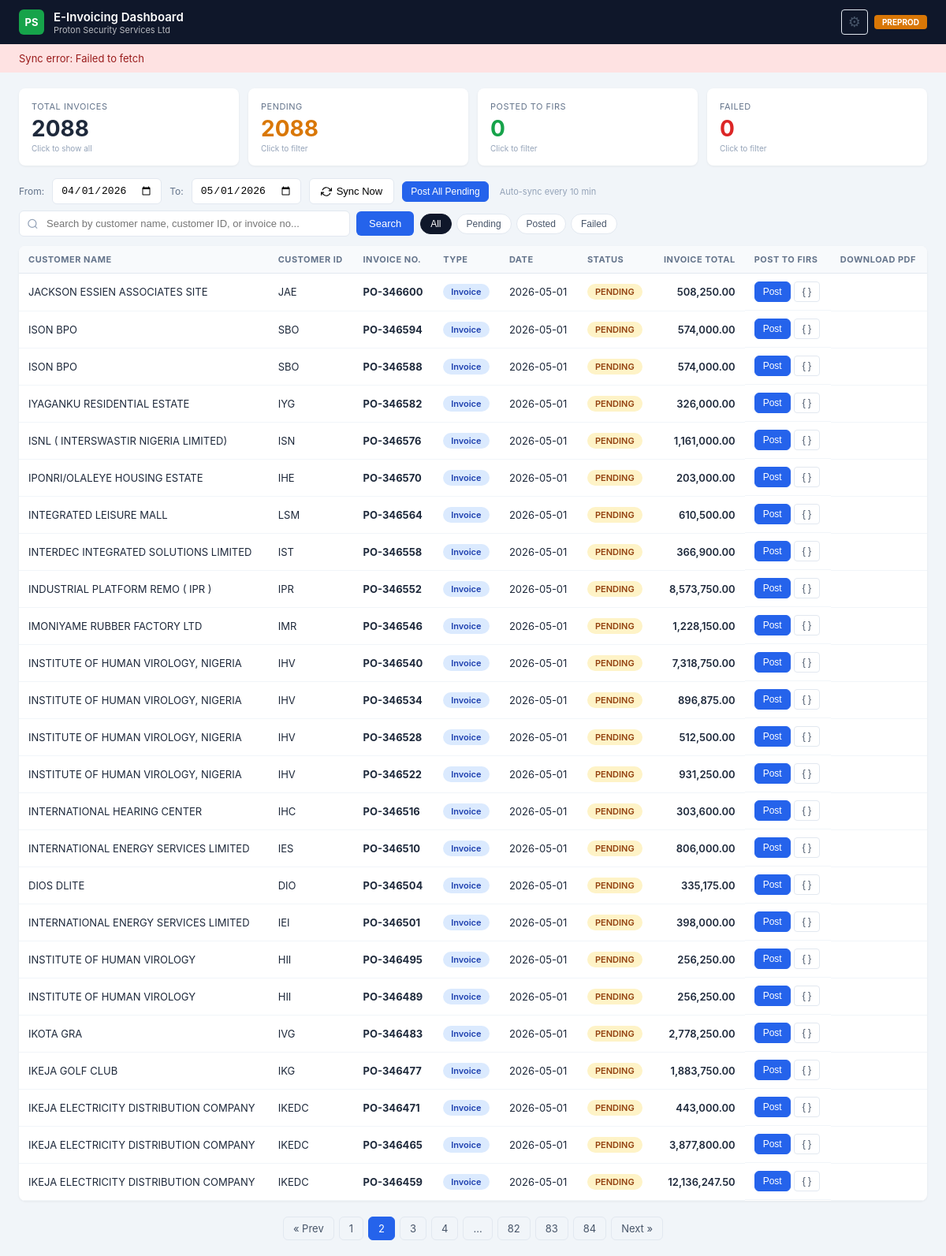
/?date_from=2026-04-01&date_to=2026-05-01&q=&status=&page=2, run on the app's committed database.
### tables this page shows
CREATE TABLE invoices (
                post_order INTEGER PRIMARY KEY,
                trx_number INTEGER,
                invoice_num TEXT, customer_name TEXT, customer_id TEXT,
                customer_tin TEXT, customer_email TEXT, customer_phone TEXT,
                customer_address TEXT, customer_city TEXT, invoice_date TEXT,
                amount REAL DEFAULT 0, vat_amount REAL DEFAULT 0,
                status TEXT DEFAULT 'pending',
                irn TEXT, qr_code TEXT, posted_at TEXT,
                error_message TEXT, api_response TEXT,
                invoice_description TEXT,
                invoice_type TEXT DEFAULT 'Invoice',
                last_synced TEXT);

### app.py (the view)
@app.route("/")
def index():
    page = request.args.get("page", 1, type=int)
    q = request.args.get("q", "").strip()
    status_filter = request.args.get("status", "").strip()
    today = date.today()
    default_from = today.replace(day=1).strftime("%Y-%m-%d")
    default_to = (
        today.replace(day=31).strftime("%Y-%m-%d")
        if today.month == 12
        else today.replace(month=today.month + 1, day=1).strftime("%Y-%m-%d")
    )
    date_from = request.args.get("date_from", default_from).strip()
    date_to   = request.args.get("date_to",   default_to).strip()
    try:
        range_params = (date_from, date_to)
        all_stats = db_read(
            "SELECT status, COUNT(*) as cnt FROM invoices "
            "WHERE invoice_date >= ? AND invoice_date <= ? GROUP BY status",
            range_params
        )
        stats = {"total": 0, "posted": 0, "pending": 0, "failed": 0, "credit_notes": 0, "invoices_count": 0}
        for s in all_stats: stats[s["status"]] = s["cnt"]; stats["total"] += s["cnt"]
        type_stats = db_read(
            "SELECT invoice_type, COUNT(*) as cnt FROM invoices "
            "WHERE invoice_date >= ? AND invoice_date <= ? GROUP BY invoice_type",
            range_params
        )
        for t in type_stats:
            if t["invoice_type"] == "Credit Note": stats["credit_notes"] = t["cnt"]
            elif t["invoice_type"] == "Invoice": stats["invoices_count"] = t["cnt"]
        where_parts = ["invoice_date >= ?", "invoice_date <= ?"]
        params = [date_from, date_to]
        if q:
            where_parts.append(
                "(LOWER(customer_name) LIKE ? OR LOWER(customer_id) LIKE ? OR LOWER(invoice_num) LIKE ?)"
            )
            like = f"%{q.lower()}%"
            params += [like, like, like]
        if status_filter and status_filter in ("pending", "posted", "failed"):
            where_parts.append("status = ?")
            params.append(status_filter)
        where_sql = "WHERE " + " AND ".join(where_parts)
        count_row = db_read_one(f"SELECT COUNT(*) as cnt FROM invoices {where_sql}", tuple(params))
        total = count_row["cnt"] if count_row else 0
        total_pages = max(1, (total + PER_PAGE - 1) // PER_PAGE)
        page = max(1, min(page, total_pages))
        offset = (page - 1) * PER_PAGE
        invoices = db_read(
            f"SELECT * FROM invoices {where_sql} ORDER BY invoice_date DESC, trx_number DESC LIMIT ? OFFSET ?",
            tuple(params) + (PER_PAGE, offset)
        )
    except:
        invoices=[]; stats={"total":0,"posted":0,"pending":0,"failed":0,"credit_notes":0,"invoices_count":0}; total=0; total_pages=1; page=1
    return render_template(
        "index.html",
        invoices=invoices, stats=stats,
        page=page, total_pages=total_pages, total=total,
        q=q, status_filter=status_filter,
        date_from=date_from, date_to=date_to
    )

### app.py (called while the page is built)
def _open_db():
    conn = sqlite3.connect(DB_PATH, timeout=30)
    conn.row_factory = sqlite3.Row
    conn.execute("PRAGMA journal_mode=WAL")
    conn.execute("PRAGMA busy_timeout=10000")
    return conn

def db_read(sql, params=()):
    with _db_lock:
        conn = _open_db()
        try: return [dict(r) for r in conn.execute(sql, params).fetchall()]
        finally: conn.close()

def db_read_one(sql, params=()):
    with _db_lock:
        conn = _open_db()
        try:
            row = conn.execute(sql, params).fetchone()
            return dict(row) if row else None
        finally: conn.close()

### templates/index.html (shortened to what this page needs)
<!DOCTYPE html>
<html lang="en">
<head>
</head>
<body>
<header class="header">
    <div class="header-left">
        <div class="header-logo">PS</div>
        <div>
            <div class="header-title">E-Invoicing Dashboard</div>
            <div class="header-subtitle">Proton Security Services Ltd</div>
        </div>
    </div>
    <div class="header-right" style="display:flex;align-items:center;gap:8px">
        <button class="btn-ghost" onclick="openSettings()" title="Tax Category Settings" style="font-size:18px;padding:4px 8px">&#9881;</button>
        <span class="header-env">PREPROD</span>
    </div>
</header>
<div class="sync-banner" id="syncBanner" style="display:none">
    <span id="syncBannerText">Syncing invoices from Sage 50...</span>
</div>
<div class="stats-bar">
    <div class="stat-card" onclick="setStatusFilter('')" title="Show all">
        <div class="stat-label">Total Invoices</div>
        <div class="stat-value">{{ stats.total }}</div>
        <div class="stat-hint">Click to show all</div>
    </div>
    <div class="stat-card pending {% if status_filter == 'pending' %}active-filter{% endif %}" onclick="setStatusFilter('pending')" title="Filter pending">
        <div class="stat-label">Pending</div>
        <div class="stat-value">{{ stats.pending }}</div>
        <div class="stat-hint">Click to filter</div>
    </div>
    <div class="stat-card posted {% if status_filter == 'posted' %}active-filter{% endif %}" onclick="setStatusFilter('posted')" title="Filter posted">
        <div class="stat-label">Posted to FIRS</div>
        <div class="stat-value">{{ stats.posted }}</div>
        <div class="stat-hint">Click to filter</div>
    </div>
    <div class="stat-card failed {% if status_filter == 'failed' %}active-filter{% endif %}" onclick="setStatusFilter('failed')" title="Filter failed">
        <div class="stat-label">Failed</div>
        <div class="stat-value">{{ stats.failed }}</div>
        <div class="stat-hint">Click to filter</div>
    </div>
</div>
<div class="toolbar">
    <label style="font-size:12px;color:var(--slate500)">From:</label>
    <input type="date" id="dateFrom" value="{{ date_from }}" onchange="applyDateRange()">
    <label style="font-size:12px;color:var(--slate500)">To:</label>
    <input type="date" id="dateTo" value="{{ date_to }}" onchange="applyDateRange()">
    <button class="btn" id="btnSync" onclick="syncSage()">
        <svg width="14" height="14" viewBox="0 0 24 24" fill="none" stroke="currentColor" stroke-width="2"><polyline points="23 4 23 10 17 10"/><polyline points="1 20 1 14 7 14"/><path d="M3.51 9a9 9 0 0 1 14.85-3.36L23 10M1 14l4.64 4.36A9 9 0 0 0 20.49 15"/></svg>
        Sync Now
    </button>
    <button class="btn btn-primary btn-sm" onclick="postAllPending()">Post All Pending</button>
    <span id="autoSyncLabel" style="font-size:11px;color:var(--slate400);margin-left:4px">Auto-sync every 10 min</span>
</div>
<form method="GET" action="/" class="search-bar" id="searchForm">
    <div class="search-input-wrap">
        <input
            type="text"
            name="q"
            id="searchInput"
            placeholder="Search by customer name, customer ID, or invoice no..."
            value="{{ q }}"
            autocomplete="off"
        >
    </div>
    <button type="submit" class="search-btn">Search</button>
    <div class="status-filters">
        <button type="button" class="status-filter-btn {% if not status_filter %}active{% endif %}" onclick="setStatusFilter('')">All</button>
        <button type="button" class="status-filter-btn pending {% if status_filter == 'pending' %}active{% endif %}" onclick="setStatusFilter('pending')">Pending</button>
        <button type="button" class="status-filter-btn posted {% if status_filter == 'posted' %}active{% endif %}" onclick="setStatusFilter('posted')">Posted</button>
        <button type="button" class="status-filter-btn failed {% if status_filter == 'failed' %}active{% endif %}" onclick="setStatusFilter('failed')">Failed</button>
    </div>
</form>
<div class="table-wrap">
<table>
    <thead>
        <tr>
            <th>Customer Name</th><th>Customer ID</th><th>Invoice No.</th><th>Type</th><th>Date</th>
            <th>Status</th><th style="text-align:right">Invoice Total</th><th>Post to FIRS</th><th>Download PDF</th>
        </tr>
    </thead>
    <tbody>
        {% for inv in invoices %}
        <tr>
            <td>{{ inv.customer_name }}</td>
            <td>{{ inv.customer_id }}</td>
            <td><strong>{{ inv.invoice_num }}</strong></td>
            <td>
                {% if inv.invoice_type == 'Credit Note' %}
                    <span class="badge badge-credit">Credit Note</span>
                {% elif inv.invoice_type == 'Debit Note' %}
                    <span class="badge badge-debit">Debit Note</span>
                {% else %}
                    <span class="badge badge-invoice">Invoice</span>
                {% endif %}
            </td>
            <td>{{ inv.invoice_date }}</td>
            <td>
                {% if inv.status == 'posted' %}<span class="badge badge-posted">POSTED</span>
                {% elif inv.status == 'failed' %}<span class="badge badge-failed">FAILED</span>
                    <button class="btn-ghost" onclick="showError({{ inv.post_order }})" title="View full error" style="color:var(--red);font-size:11px;padding:2px 6px;margin-left:4px">&#9888; Error</button>
                {% else %}<span class="badge badge-pending">PENDING</span>{% endif %}
            </td>
            <td style="text-align:right;font-weight:600">{{ "{:,.2f}".format(inv.amount) }}</td>
            <td class="actions-cell">
                {% if inv.status == 'posted' %}
                    <span style="color:var(--green);font-size:12px;font-weight:600">&#10003; Done</span>
                {% elif inv.status == 'failed' %}
                    <button class="btn btn-sm" style="background:var(--red);color:white" onclick="postInvoice({{ inv.post_order }}, this)">Retry</button>
                {% else %}
                    <button class="btn btn-primary btn-sm" onclick="postInvoice({{ inv.post_order }}, this)">Post</button>
                {% endif %}
                <button class="btn-ghost" onclick="previewPayload({{ inv.post_order }})" title="Preview JSON payload">{ }</button>
            </td>
            <td>
            </td>
        </tr>
        {% endfor %}
    </tbody>
</table>
</div>
{% if total_pages > 1 %}
<div class="pagination">
    {% set base_url = '?date_from=' ~ date_from ~ '&date_to=' ~ date_to ~ '&q=' ~ q ~ '&status=' ~ status_filter ~ '&page=' %}
    {% if page > 1 %}<a href="{{ base_url ~ (page - 1) }}">&laquo; Prev</a>{% endif %}
    {% for p in range(1, total_pages + 1) %}
        {% if p == page %}<span class="active">{{ p }}</span>
        {% elif p <= 3 or p > total_pages - 3 or (p >= page - 2 and p <= page + 2) %}<a href="{{ base_url ~ p }}">{{ p }}</a>
        {% elif p == 4 or p == total_pages - 3 %}<span>...</span>{% endif %}
    {% endfor %}
    {% if page < total_pages %}<a href="{{ base_url ~ (page + 1) }}">Next &raquo;</a>{% endif %}
</div>
{% endif %}
</body>
</html>

### data on the page
invoices: customer_name "JACKSON ESSIEN ASSOCIATES SITE", customer_id "JAE", invoice_num "PO-346600", invoice_type "Invoice", invoice_date "2026-05-01", status "PENDING", amount "508,250.00"
invoices: customer_name "ISON BPO", customer_id "SBO", invoice_num "PO-346594", invoice_type "Invoice", invoice_date "2026-05-01", status "PENDING", amount "574,000.00"
invoices: customer_name "ISON BPO", customer_id "SBO", invoice_num "PO-346588", invoice_type "Invoice", invoice_date "2026-05-01", status "PENDING", amount "574,000.00"
invoices: customer_name "IYAGANKU RESIDENTIAL ESTATE", customer_id "IYG", invoice_num "PO-346582", invoice_type "Invoice", invoice_date "2026-05-01", status "PENDING", amount "326,000.00"
invoices: customer_name "ISNL ( INTERSWASTIR NIGERIA LIMITED)", customer_id "ISN", invoice_num "PO-346576", invoice_type "Invoice", invoice_date "2026-05-01", status "PENDING", amount "1,161,000.00"
invoices: customer_name "IPONRI/OLALEYE HOUSING ESTATE", customer_id "IHE", invoice_num "PO-346570", invoice_type "Invoice", invoice_date "2026-05-01", status "PENDING", amount "203,000.00"
invoices: customer_name "INTEGRATED LEISURE MALL", customer_id "LSM", invoice_num "PO-346564", invoice_type "Invoice", invoice_date "2026-05-01", status "PENDING", amount "610,500.00"
invoices: customer_name "INTERDEC INTEGRATED SOLUTIONS LIMITED", customer_id "IST", invoice_num "PO-346558", invoice_type "Invoice", invoice_date "2026-05-01", status "PENDING", amount "366,900.00"
invoices: customer_name "INDUSTRIAL PLATFORM REMO ( IPR )", customer_id "IPR", invoice_num "PO-346552", invoice_type "Invoice", invoice_date "2026-05-01", status "PENDING", amount "8,573,750.00"
invoices: customer_name "IMONIYAME RUBBER FACTORY LTD", customer_id "IMR", invoice_num "PO-346546", invoice_type "Invoice", invoice_date "2026-05-01", status "PENDING", amount "1,228,150.00"
invoices: customer_name "INSTITUTE OF HUMAN VIROLOGY, NIGERIA", customer_id "IHV", invoice_num "PO-346540", invoice_type "Invoice", invoice_date "2026-05-01", status "PENDING", amount "7,318,750.00"
invoices: customer_name "INSTITUTE OF HUMAN VIROLOGY, NIGERIA", customer_id "IHV", invoice_num "PO-346534", invoice_type "Invoice", invoice_date "2026-05-01", status "PENDING", amount "896,875.00"
invoices: customer_name "INSTITUTE OF HUMAN VIROLOGY, NIGERIA", customer_id "IHV", invoice_num "PO-346528", invoice_type "Invoice", invoice_date "2026-05-01", status "PENDING", amount "512,500.00"
invoices: customer_name "INSTITUTE OF HUMAN VIROLOGY, NIGERIA", customer_id "IHV", invoice_num "PO-346522", invoice_type "Invoice", invoice_date "2026-05-01", status "PENDING", amount "931,250.00"
invoices: customer_name "INTERNATIONAL HEARING CENTER", customer_id "IHC", invoice_num "PO-346516", invoice_type "Invoice", invoice_date "2026-05-01", status "PENDING", amount "303,600.00"
invoices: customer_name "INTERNATIONAL ENERGY SERVICES LIMITED", customer_id "IES", invoice_num "PO-346510", invoice_type "Invoice", invoice_date "2026-05-01", status "PENDING", amount "806,000.00"
invoices: customer_name "DIOS DLITE", customer_id "DIO", invoice_num "PO-346504", invoice_type "Invoice", invoice_date "2026-05-01", status "PENDING", amount "335,175.00"
invoices: customer_name "INTERNATIONAL ENERGY SERVICES LIMITED", customer_id "IEI", invoice_num "PO-346501", invoice_type "Invoice", invoice_date "2026-05-01", status "PENDING", amount "398,000.00"
invoices: customer_name "INSTITUTE OF HUMAN VIROLOGY", customer_id "HII", invoice_num "PO-346495", invoice_type "Invoice", invoice_date "2026-05-01", status "PENDING", amount "256,250.00"
invoices: customer_name "INSTITUTE OF HUMAN VIROLOGY", customer_id "HII", invoice_num "PO-346489", invoice_type "Invoice", invoice_date "2026-05-01", status "PENDING", amount "256,250.00"
invoices: customer_name "IKOTA GRA", customer_id "IVG", invoice_num "PO-346483", invoice_type "Invoice", invoice_date "2026-05-01", status "PENDING", amount "2,778,250.00"
invoices: customer_name "IKEJA GOLF CLUB", customer_id "IKG", invoice_num "PO-346477", invoice_type "Invoice", invoice_date "2026-05-01", status "PENDING", amount "1,883,750.00"
invoices: customer_name "IKEJA ELECTRICITY DISTRIBUTION COMPANY", customer_id "IKEDC", invoice_num "PO-346471", invoice_type "Invoice", invoice_date "2026-05-01", status "PENDING", amount "443,000.00"
invoices: customer_name "IKEJA ELECTRICITY DISTRIBUTION COMPANY", customer_id "IKEDC", invoice_num "PO-346465", invoice_type "Invoice", invoice_date "2026-05-01", status "PENDING", amount "3,877,800.00"
invoices: customer_name "IKEJA ELECTRICITY DISTRIBUTION COMPANY", customer_id "IKEDC", invoice_num "PO-346459", invoice_type "Invoice", invoice_date "2026-05-01", status "PENDING", amount "12,136,247.50"

### other printed values
{{ stats.total }} "2088"
{{ stats.pending }} "2088"
{{ stats.posted }} "0"
{{ stats.failed }} "0"
{{ p }} "1" "3" "4" "82" "83" "84"
{{ p }} "2"
